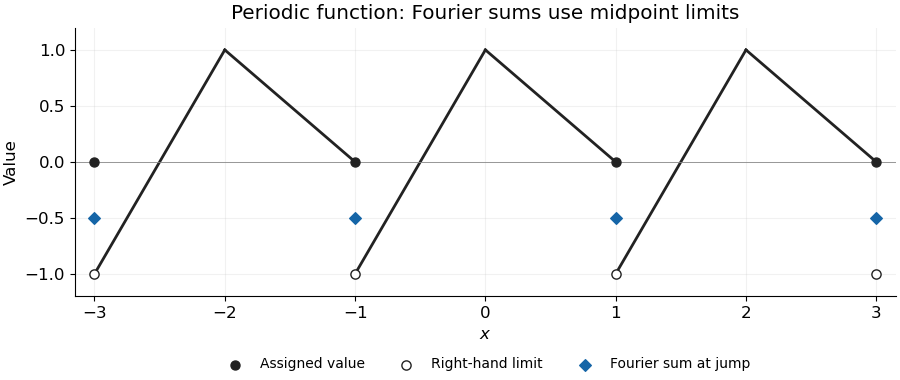

Recreate this plot in Python.
"""Period-two function with its assigned and Fourier-midpoint jump values."""
from pathlib import Path
import matplotlib
matplotlib.use('Agg')
import matplotlib.pyplot as plt
import numpy as np


def main():
    plt.rcParams.update({'font.size':12,'savefig.facecolor':'white'})
    fig,ax=plt.subplots(figsize=(9.0,3.8),layout='constrained')
    for k in [-1,0,1]:
        x=np.linspace(-1+2*k,2*k,200);ax.plot(x,2*(x-2*k)+1,color='#222222',lw=2)
        x=np.linspace(2*k,1+2*k,200);ax.plot(x,1-(x-2*k),color='#222222',lw=2)
    odd=np.array([-3,-1,1,3])
    ax.scatter(odd,np.zeros(4),color='#222222',s=42,zorder=5,label='Assigned value')
    ax.scatter(odd,-np.ones(4),facecolor='white',edgecolor='#222222',s=44,zorder=5,label='Right-hand limit')
    ax.scatter(odd,-.5*np.ones(4),color='#1565a7',marker='D',s=35,zorder=5,label='Fourier sum at jump')
    ax.axhline(0,color='#888888',lw=.6)
    ax.set(xlim=(-3.15,3.15),ylim=(-1.2,1.2),xticks=range(-3,4),xlabel='$x$',ylabel='Value',title='Periodic function: Fourier sums use midpoint limits')
    ax.grid(alpha=.17);ax.spines[['top','right']].set_visible(False)
    ax.legend(ncol=3,loc='upper center',bbox_to_anchor=(.5,-.18),fontsize=10,frameon=False)
    fig.savefig(Path.cwd()/'mathematics-v-periodic-fourier.png',dpi=100,facecolor='white')
    plt.close(fig)


if __name__=='__main__':main()
